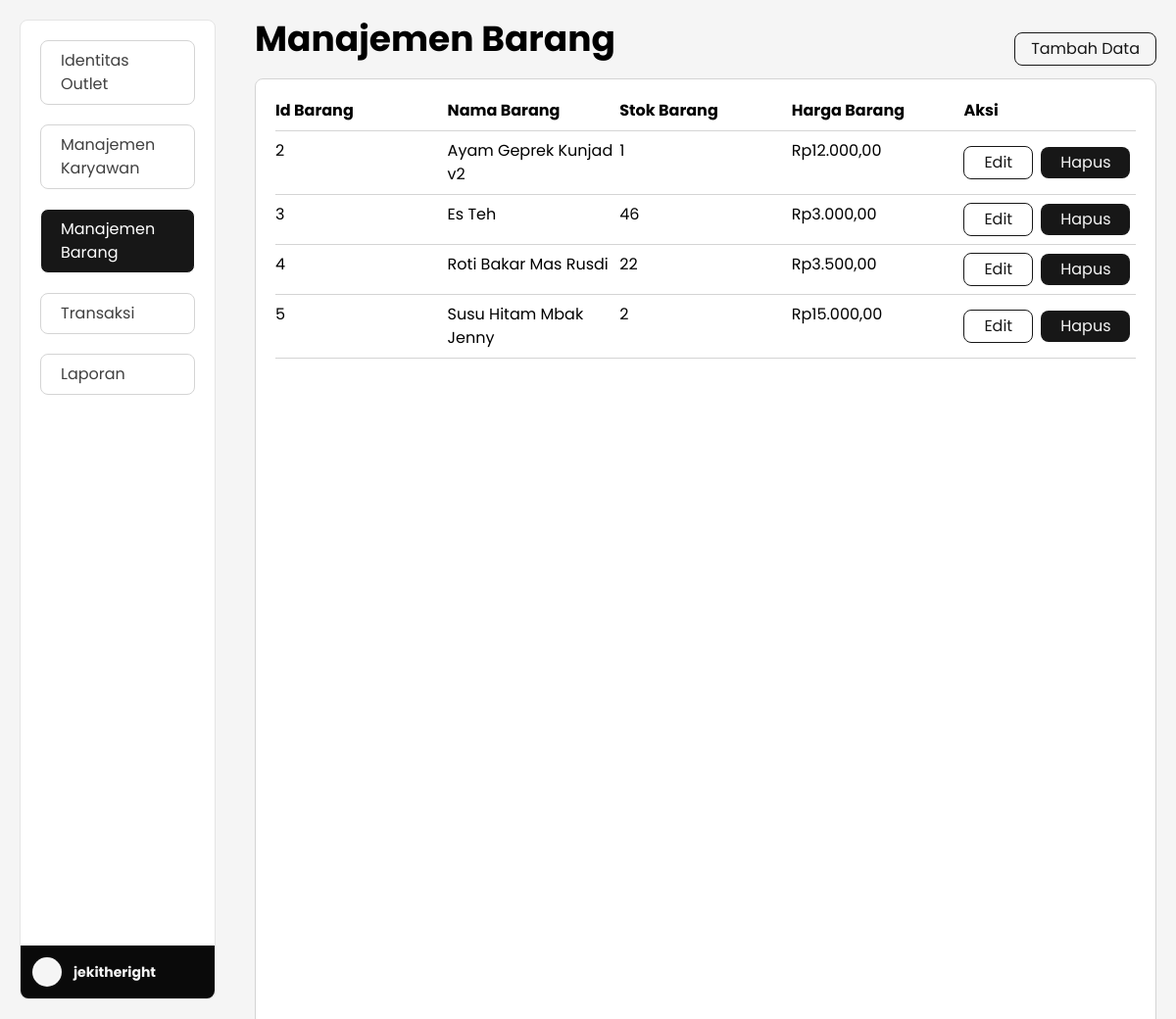
The page /manajemen_barang.php (signed in) on the database its author committed.
### tables this page shows
CREATE TABLE `barang` (
  `id` int(11) NOT NULL,
  `nama_barang` varchar(255) NOT NULL,
  `stok_barang` varchar(11) NOT NULL,
  `harga` varchar(255) NOT NULL,
  `created_at` date NOT NULL,
  `updated_at` date DEFAULT NULL
);

### config/db.php (called while the page is built, shortened)
<?php
class Db
{
    function getBarang($connect)
    {
        try
        {
            $query = "SELECT * FROM barang";
            $res = $connect->query($query);
            $data = [];
            while ($row = $res->fetch_assoc())
            {
                $data[] = $row;
            }
            return $data;
        }
        catch (Exception $err)
        {
            return $err;
        }
    }
}
$db = new Db();

### config/utils.php (called while the page is built)
<?php
class Utils
{
    function currencyFormat($num)
    {
        return number_format($num, "2", ",", ".");
    }
}
$utils = new Utils;

### manajemen_barang.php (the view, shortened to what this page needs)
<?php
include("./config/connection.php");
include("./config/db.php");
include("./config/utils.php");
$barang = $db->getBarang($connect);
?>
<!doctype html>
<html>
<head>
    <link href="./src/output.css" rel="stylesheet">
</head>
<body>
    <div class="w-full h-screen flex bg-neutral-100">
        <div class="w-[20%] h-full p-5">
            <div class="w-full h-full flex rounded-lg flex-col relative gap-5 p-5 bg-white border border-neutral-200">
                <a href="./outlet_identity.php">
                    <h1 class="text-neutral-700 border border-neutral-300 px-5 py-2 rounded-lg hover:bg-neutral-900 hover:text-white transition-all">Identitas Outlet</h1>
                </a>
                <a href="./manajemen_karyawan.php">
                    <h1 class="text-neutral-700 border border-neutral-300 px-5 py-2 rounded-lg hover:bg-neutral-900 hover:text-white transition-all">Manajemen Karyawan</h1>
                </a>
                <a href="./manajemen_barang.php">
                    <h1 class="text-white bg-neutral-900 border borrder-neutral-300 px-5 py-2 rounded-lg transition-all">Manajemen Barang</h1>
                </a>
                <a href="./transaksi_penjualan.php">
                    <h1 class="text-neutral-700 border border-neutral-300 px-5 py-2 rounded-lg hover:bg-neutral-900 hover:text-white transition-all">Transaksi</h1>
                </a>
                <a href="./laporan.php">
                    <h1 class="text-neutral-700 border border-neutral-300 px-5 py-2 rounded-lg hover:bg-neutral-900 hover:text-white transition-all">Laporan</h1>
                </a>
                <a href="./user_profile.php">
                    <div class="px-3 py-3 w-full absolute left-0 bottom-0 rounded-bl-lg rounded-br-lg bg-neutral-950 flex items-center gap-3 cursor-pointer hover:bg-neutral-800">
                        <div class="w-[30px] h-[30px] rounded-full bg-neutral-100"></div>
                        <h1 class="font-bold text-sm text-neutral-100"><?= $_SESSION['username'] ?></h1>
                    </div>
                </a>
            </div>
        </div>
        <div class="w-[80%] h-full p-5 overflow-y-scroll">
            <div class="flex items-center justify-between">
                <h1 class="text-4xl font-bold mb-5">Manajemen Barang</h1>
                <?php if ($_SESSION["role"] == "admin"): ?>
                    <a href="./tambah/tambah_barang.php">
                        <button class="border border-neutral-900 text-neutral-900 px-4 py-1 hover:bg-neutral-900 hover:text-white hover:cursor-pointer transition-all rounded-lg">Tambah Data</button>
                    </a>
                <?php endif; ?>
            </div>
            <div class="w-full h-full bg-white rounded-lg border-neutral-300 border p-5 flex flex-col gap-2">
                <div class="grid grid-cols-5">
                    <h1 class="font-bold">Id Barang</h1>
                    <h1 class="font-bold">Nama Barang</h1>
                    <h1 class="font-bold">Stok Barang</h1>
                    <h1 class="font-bold">Harga Barang</h1>
                    <h1 class="font-bold">Aksi</h1>
                </div>
                <div class="w-full h-[1px] bg-neutral-300"></div>
                <?php if (count($barang) > 0): ?>
                    <?php foreach ($barang as $barang): ?>
                        <div class="grid grid-cols-5">
                            <h1 class=""><?= $barang['id'] ?></h1>
                            <h1 class=""><?= $barang['nama_barang'] ?></h1>
                            <h1 class=""><?= $barang["stok_barang"] ?></h1>
                            <h1 class="">Rp<?= $utils->currencyFormat($barang['harga']) ?></h1>
                            <div class="flex gap-2 items-center">
                                <?php if ($_SESSION['role'] == "admin"): ?>
                                    <form action="<?= htmlspecialchars($_SERVER["PHP_SELF"]); ?>">
                                        <button type="submit" name="edit" class="px-5 py-1 rounded-lg border border-neutral-900 hover:text-white hover:bg-neutral-900 text-neutral-900 hover:cursor-pointer  transition-all display-edit">Edit</button>
                                    </form>
                                    <form action="./hapus/hapus_barang.php" method="post">
                                        <button class="px-5 py-1 rounded-lg bg-neutral-900 text-neutral-100 hover:cursor-pointer hover:bg-neutral-700 transition-all">Hapus</button>
                                    </form>
                                <?php else: ?>
                                    <h1>Anda bukan admin</h1>
                                <?php endif ?>
                            </div>
                        </div>
                        <div class="w-full h-[1px] bg-neutral-300"></div>
                    <?php endforeach; ?>
                <?php else: ?>
                    <h1>Tidak ada barang tersedia</h1>
                <?php endif; ?>
            </div>
        </div>
    </div>
</body>
</html>

### rows shown on the page
barang: id "2", nama_barang "Ayam Geprek Kunjad v2", stok_barang "1", harga "12.000,00"
barang: id "3", nama_barang "Es Teh", stok_barang "46", harga "3.000,00"
barang: id "4", nama_barang "Roti Bakar Mas Rusdi", stok_barang "22", harga "3.500,00"
barang: id "5", nama_barang "Susu Hitam Mbak Jenny", stok_barang "2", harga "15.000,00"

### other values the page prints
$_SESSION['username'] "jekitheright"
